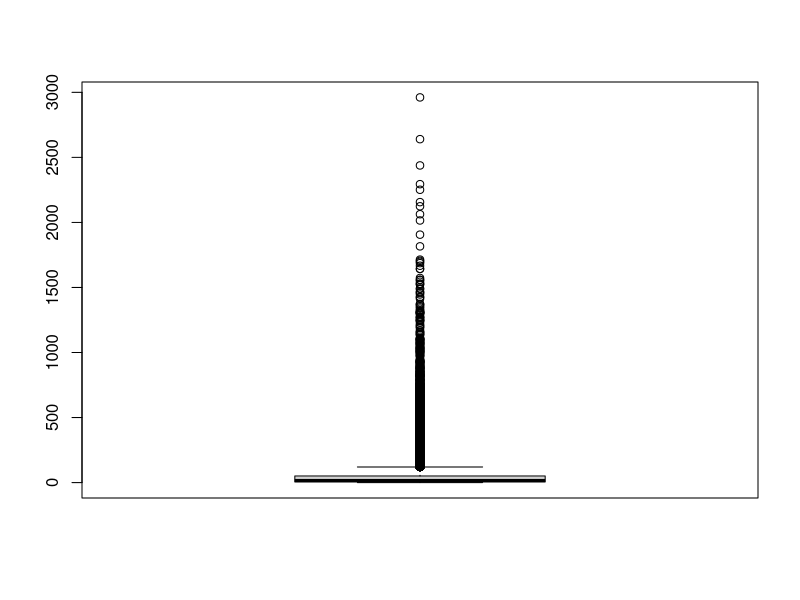
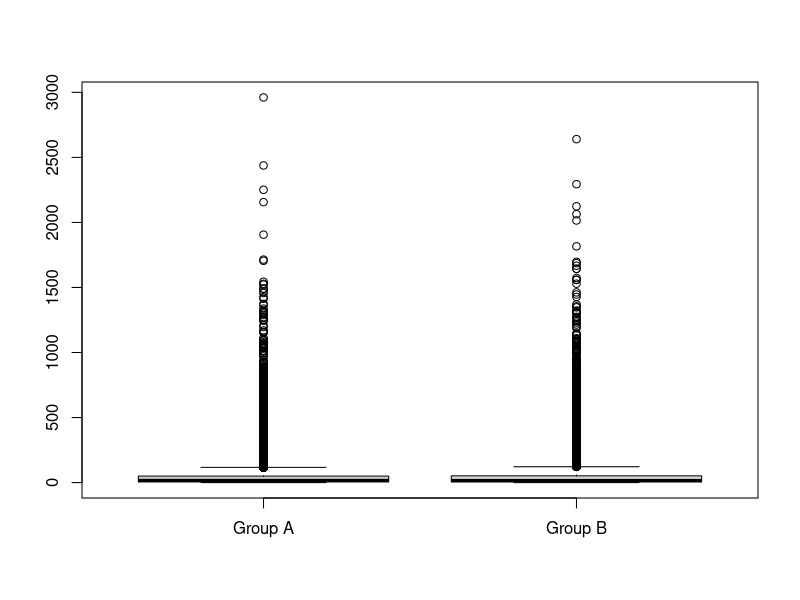
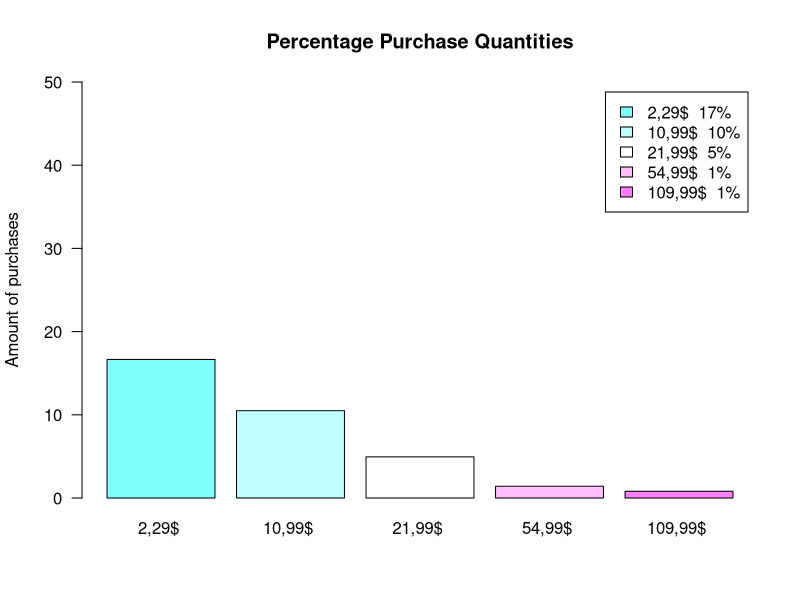
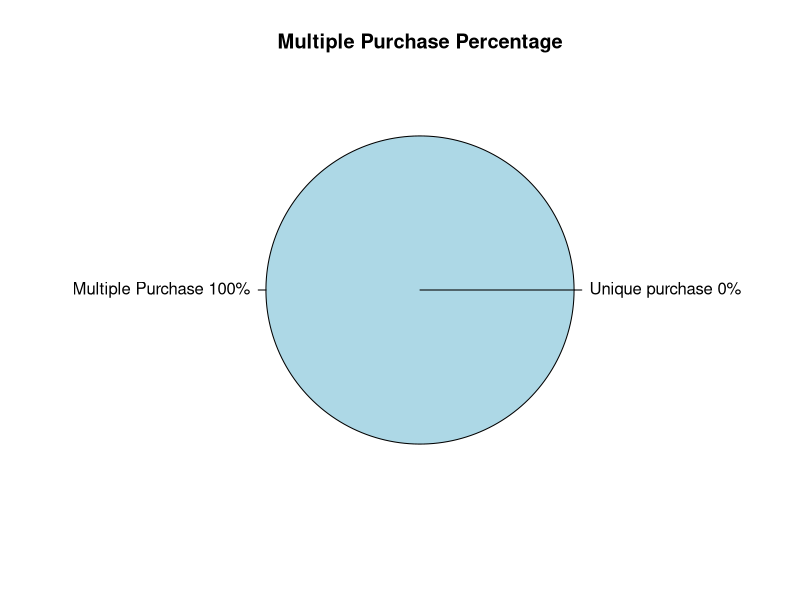
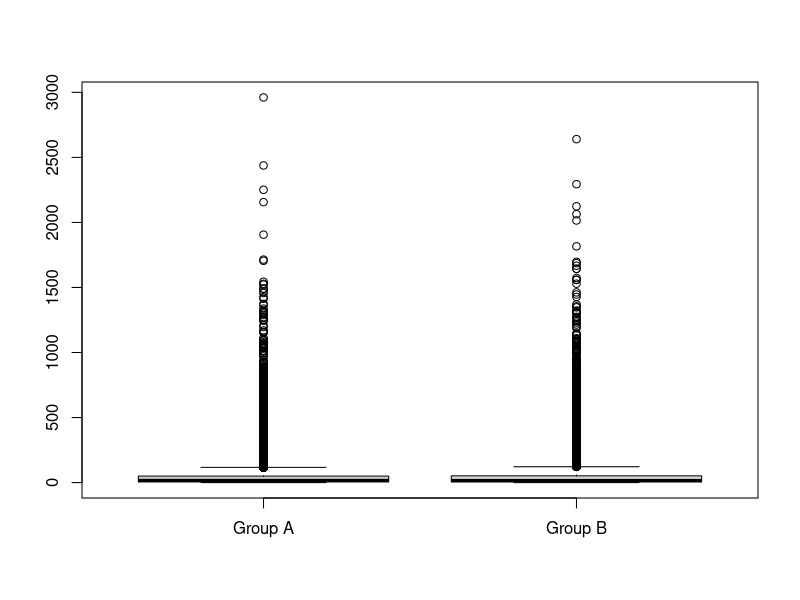
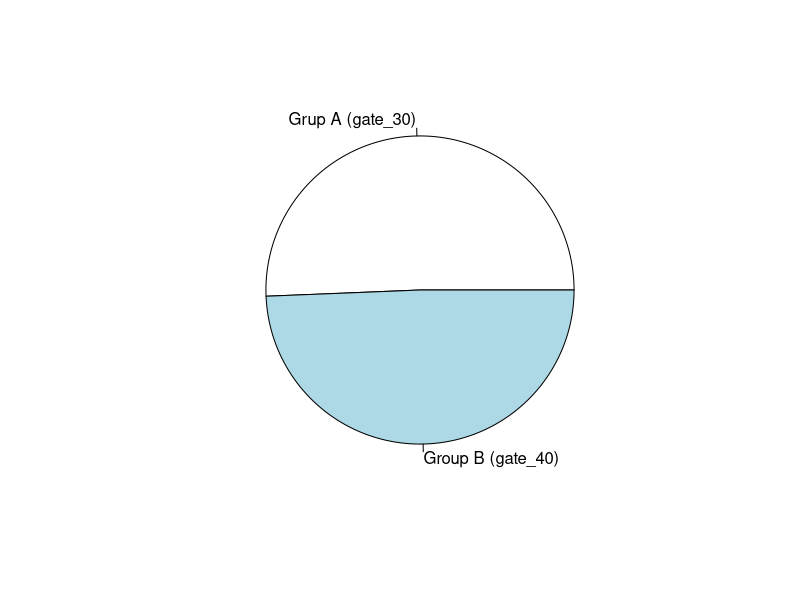
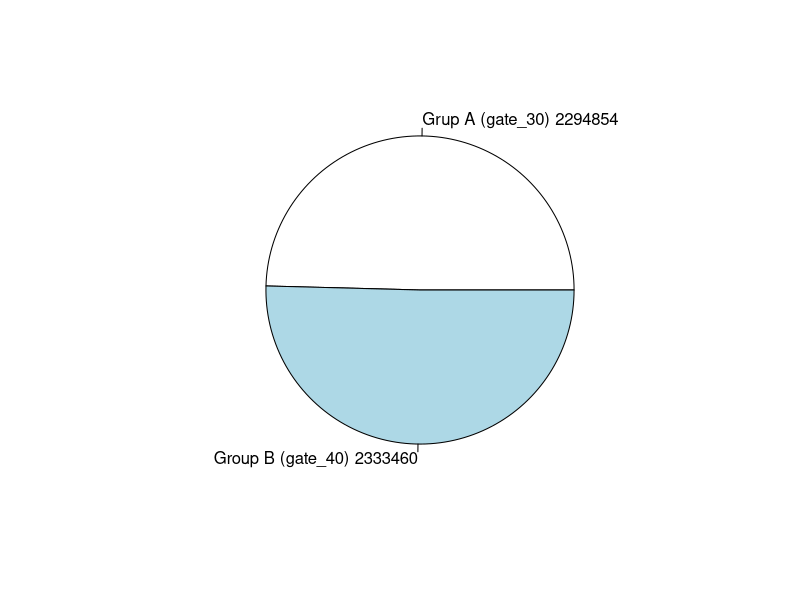
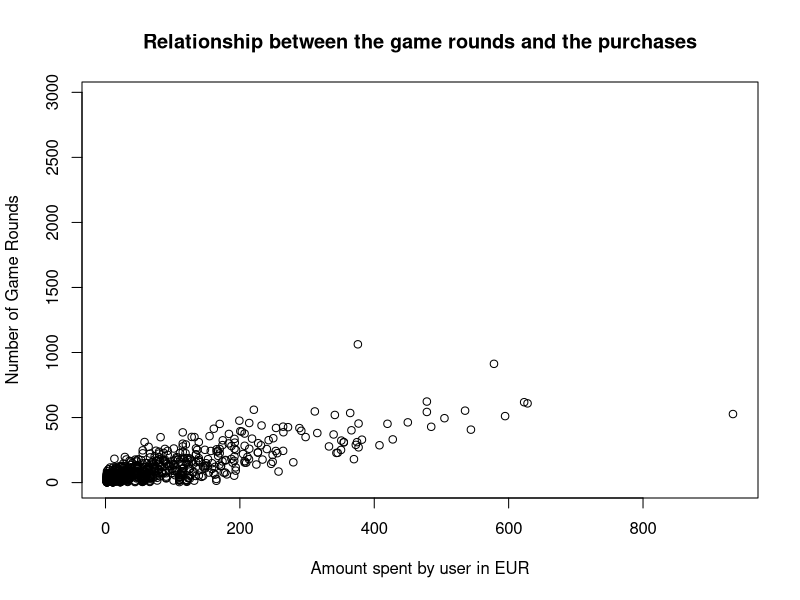

R code for these plots, in order:
## ---- chunk 1
knitr::opts_chunk$set(echo = TRUE)
## ---- chunk 2
  DS <- read.csv("cookie_cats_ABtest.csv", sep = ",")
  PR <- read.csv("cookie_cats_purch.csv", sep = ",")
  
  str(DS)
  str(PR)
## ---- chunk 3
  naUserid <- which(is.na(DS$userid)) ; naUserid
  DS <- DS[-naUserid, ]
## ---- chunk 4
  table(DS$retention_1)
  DS$retention_1[DS$retention_1 == "false "] = FALSE
  DS$retention_1[DS$retention_1 == "  true "] = TRUE
  table(DS$retention_1)
## ---- chunk 5
  DS <- DS[-which.max(DS$sum_gamerounds), ]
## ---- chunk 6
  inexistentValues <- which((PR$id %in% DS$userid) == FALSE) ; inexistentValues
  PR <- PR[-inexistentValues, ]
  which((PR$id %in% DS$userid) == FALSE)
## ---- chunk 7
  naPurch <- which(is.na(PR$purch)) ; naPurch
  PR <- PR[-naPurch, ]
## ---- chunk 8
  PR['purch'] <-  as.numeric(gsub("[a-zA-Z]","", PR$purch))
## ---- chunk 9
  PR$purch[PR$purch < 0] <- -(PR$purch[PR$purch < 0])
  unique(PR$purch)
## ---- chunk 10
  library(dplyr)

  PR.different.purch <- PR
  PR <- PR %>% group_by(id) %>%
  summarise(purch=sum(purch)) %>%
  as.data.frame()
## ---- chunk 11
  nrow(DS)
## ---- chunk 12
  table(DS$version)
## ---- chunk 13
  boxplot(DS$sum_gamerounds)
  groupA <- DS$sum_gamerounds[DS$version == "gate_30"]
  groupB <- DS$sum_gamerounds[DS$version == "gate_40"]
  boxplot(groupA, groupB, names = c("Group A", "Group B"))
## ---- chunk 14
  activeUsersDay1 <- sum(DS$retention_1 == TRUE)
  totalUsers <- nrow(DS)
  percentageRetentionDay1 <- activeUsersDay1 * 100 / totalUsers
  paste(as.character(round(percentageRetentionDay1, 3)),"%")
## ---- chunk 15
  activeUsersDay7 <- sum(DS$retention_1 == TRUE & DS$retention_7 == TRUE)
  percentageRetentionDay7 <- activeUsersDay7 * 100 / totalUsers
  paste(as.character(round(percentageRetentionDay7, 3)),"%")
## ---- chunk 16
  non.playing.users <- sum(DS$retention_1 == FALSE & DS$retention_7 == FALSE) ; non.playing.users
## ---- chunk 17
  percentageNonPlayingUsers <- non.playing.users * 100 / totalUsers
  paste(as.character(round(percentageNonPlayingUsers, 2)),"%")
## ---- chunk 18
  num.users.DS <- nrow(DS)
  num.users.PR <- nrow(PR)

  purch.2.29 <- sum(length(PR$purch[PR$purch == "2.29"])) * 100 / num.users.PR 
  purch.10.99 <- sum(length(PR$purch[PR$purch == "10.99"])) * 100 / num.users.PR
  purch.21.99 <- sum(length(PR$purch[PR$purch == "21.99"])) * 100 / num.users.PR
  purch.54.99 <- sum(length(PR$purch[PR$purch == "54.99"])) * 100 / num.users.PR
  purch.109.99 <- sum(length(PR$purch[PR$purch == "109.99"])) * 100 / num.users.PR
  
  purch.quantities <- c(purch.2.29, purch.10.99, purch.21.99, purch.54.99, purch.109.99)
  
  myLables <- c("2,29$ ", "10,99$ ", "21,99$ ", "54,99$ ", "109,99$ ")
  myLables2 <- paste(round(purch.quantities),"%", sep = "")
  myLables2
  
  myLables3 <- paste(myLables, myLables2)
  
  barplot(purch.quantities, names = myLables, col = cm.colors(length(purch.quantities)), legend.text = myLables3, ylim = c(0, 50), main = "Percentage Purchase Quantities", ylab = "Amount of purchases", las = 1)
    
## ---- chunk 19
  repeated <- length(table(PR$id))
  percentage.multiple.purchases <- repeated * 100 / num.users.PR
  pct.paying.users <- (num.users.PR-repeated) * 100 / num.users.PR ; pct.paying.users
  
  total.pct <- c(pct.paying.users, percentage.multiple.purchases)
  
  lable1 <- c("Unique purchase", "Multiple Purchase")
  lable2 <- paste(round(total.pct), "%", sep = "") ; lable2
  lable3 <- paste(lable1, lable2) ; lable3
  
  pie(c(pct.paying.users, percentage.multiple.purchases), lable3, main = "Multiple Purchase Percentage")
  
  
## ---- chunk 20
  mean <- mean(PR$purch) ; mean
  #
  
  
## ---- chunk 21
  num.users.DS <- nrow(DS) ; num.users.DS
  num.users.PR <- length(table(PR)) ; num.users.PR
  
  PR.AND.DS.USERS <- sum(num.users.DS, num.users.PR)
  
  conversion.rate <- (num.users.PR / PR.AND.DS.USERS) * 100
  paste(as.character(round(conversion.rate, 2)), "%") ; conversion.rate

## ---- chunk 22
  total.revenue <- sum(PR$purch)
  ARPU <- total.revenue / PR.AND.DS.USERS

## ---- chunk 23
  ARPPU <- total.revenue / num.users.PR

## ---- chunk 24
  #d1 <- c(conversion.rate, ARPU, ARPPU)
  #knitr::kable(d1, format = "pipe", col.names = "Conversion Rate", "ARPU", "ARPPU")
  
  

## ---- chunk 25
 boxplot(groupA, groupB, names = c("Group A", "Group B"))
## ---- chunk 26
 GroupAtotalUsersRetention<-length(DS$userid[DS$retention_1=="TRUE" & DS$retention_7 =="TRUE" & DS$version == "gate_30"]) 
 GroupBtotalUsersRetention<-length(DS$userid[DS$retention_1=="TRUE" & DS$retention_7 =="TRUE" & DS$version == "gate_40"])
 totalUsersWithMaxRetention<- c(GroupAtotalUsersRetention,GroupBtotalUsersRetention)
 pie(totalUsersWithMaxRetention,labels=c("Grup A (gate_30)","Group B (gate_40)"))

## ---- chunk 27
 GroupASumGameRounds<-sum(DS$sum_gamerounds[ DS$version == "gate_30"]) 
 GroupBSumGameRounds<-sum(DS$sum_gamerounds[ DS$version == "gate_40"]) 

 gameRoundsVector<- c(GroupASumGameRounds,GroupBSumGameRounds)
 aTmp<-paste("Grup A (gate_30)",GroupASumGameRounds)
 bTmp<-paste("Group B (gate_40)",GroupBSumGameRounds)
 pie(gameRoundsVector,labels=c( aTmp, bTmp))

## ---- chunk 28
length(DS$userid[DS$version=="gate_30"])
length(DS$userid[DS$version=="gate_40"])
  #stdev <- sqrt(sum((dataset$A)^2) / (length(dataset$A)-1))
## ---- chunk 29
meanGroupA<- mean(DS$sum_gamerounds[DS$version=="gate_30"] )
meanGroupA
meanGroupB<- mean(DS$sum_gamerounds[DS$version=="gate_40"] )
meanGroupB
s1<-sd(DS$sum_gamerounds[DS$version=="gate_30"])
s2<-sd(DS$sum_gamerounds[DS$version=="gate_40"])

Tobs<-(meanGroupA-meanGroupB)/sqrt(s1^2/meanGroupA + s2^2/meanGroupB)
Tobs
  #stdev <- sqrt(sum((dataset$A)^2) / (length(dataset$A)-1))
degreesOfFredom<-(s1^2/meanGroupA + s2^2/meanGroupB)^2 /
  ( ((s1^2/meanGroupA)^2/meanGroupA-1) + ((s2^2/meanGroupB)^2/(meanGroupB-1) ))
degreesOfFredom
## ---- chunk 30
alpha = qt ( 0.05, df=degreesOfFredom,lower.tail=FALSE )#sumGameRounds40-sumGameRounds30>0 creo
alpha
## ---- chunk 31
h0CanBeRejected<-Tobs>alpha
h0CanBeRejected
## ---- chunk 32
p<-pt(Tobs,df=degreesOfFredom,lower.tail=FALSE)
p
alpha
## ---- chunk 33
  library(dplyr)
  merge.all <-merge(DS,PR,by.x="userid",by.y="id", all = TRUE)
  #merge.all$purch[is.na(merge.all$purch)] <- 0
  
  merge.purch = merge(DS,PR,by.x="userid",by.y="id")
## ---- chunk 34
  plot(merge.all$purch, merge.all$sum_gamerounds, ylab = "Number of Game Rounds", xlab = "Amount spent by user in EUR", main = "Relationship between the game rounds and the purchases")
## ---- chunk 35
  lm.all <- lm(purch ~ sum_gamerounds, merge.all)
  lm.all
  
  lm.just.purch <- lm(purch ~ sum_gamerounds, merge.purch)
  lm.just.purch
  
  plot(merge.all$sum_gamerounds, merge.all$purch, main = "lm.all")
  abline(lm.all)
  
  plot(merge.purch$sum_gamerounds, merge.purch$purch, main = "lm.just.purch")
  abline(lm.just.purch)
#supuestamente purch es mejor
## ---- chunk 36
  summary(lm.all)
  summary(lm.just.purch)
## ---- chunk 37
  invest <- 50
  new.ds <- data.frame(sum_gamerounds=invest)
  prediction = predict(lm.all, new.ds)
  prediction
## ---- chunk 38
  simulation.gamerounds <- seq(from = 0, to = 1000, by = 50)
  new.ds <- data.frame(sum_gamerounds=simulation.gamerounds)
  simulation <- predict(lm.all, new.ds)
  simulation
  
  # incluir table
  plot(simulation)
